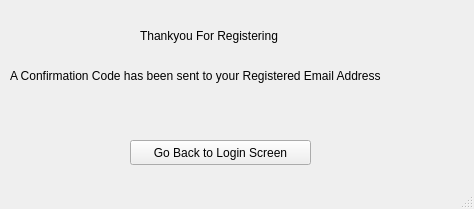
<?xml version="1.0" encoding="UTF-8"?>
<ui version="4.0">
 <class>MainWindow</class>
 <widget class="QMainWindow" name="Verification">
  <property name="geometry">
   <rect>
    <x>0</x>
    <y>0</y>
    <width>474</width>
    <height>209</height>
   </rect>
  </property>
  <property name="sizePolicy">
   <sizepolicy hsizetype="Fixed" vsizetype="Fixed">
    <horstretch>0</horstretch>
    <verstretch>0</verstretch>
   </sizepolicy>
  </property>
  <property name="windowTitle">
   <string>MainWindow</string>
  </property>
  <widget class="QWidget" name="centralwidget">
   <widget class="QLabel" name="label">
    <property name="geometry">
     <rect>
      <x>140</x>
      <y>20</y>
      <width>171</width>
      <height>31</height>
     </rect>
    </property>
    <property name="text">
     <string>Thankyou For Registering </string>
    </property>
   </widget>
   <widget class="QLabel" name="label_2">
    <property name="geometry">
     <rect>
      <x>10</x>
      <y>10</y>
      <width>461</width>
      <height>131</height>
     </rect>
    </property>
    <property name="text">
     <string>A Confirmation Code has been sent to your Registered Email Address</string>
    </property>
   </widget>
   <widget class="QLabel" name="label_3">
    <property name="geometry">
     <rect>
      <x>200</x>
      <y>80</y>
      <width>51</width>
      <height>51</height>
     </rect>
    </property>
    <property name="text">
     <string/>
    </property>
    <property name="pixmap">
     <pixmap>../PIX/greentick2.png</pixmap>
    </property>
   </widget>
   <widget class="QPushButton" name="goBackToLoginScreen">
    <property name="geometry">
     <rect>
      <x>130</x>
      <y>140</y>
      <width>181</width>
      <height>25</height>
     </rect>
    </property>
    <property name="text">
     <string>Go Back to Login Screen</string>
    </property>
   </widget>
  </widget>
  <widget class="QMenuBar" name="menubar">
   <property name="geometry">
    <rect>
     <x>0</x>
     <y>0</y>
     <width>474</width>
     <height>22</height>
    </rect>
   </property>
  </widget>
  <widget class="QStatusBar" name="statusbar"/>
 </widget>
 <resources/>
 <connections/>
</ui>
